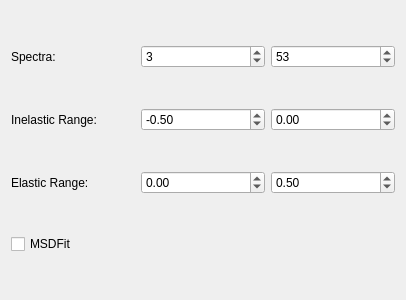
<?xml version="1.0" encoding="UTF-8"?>
<ui version="4.0">
 <class>EnergyWindowScan</class>
 <widget class="QWidget" name="EnergyWindowScan">
  <property name="geometry">
   <rect>
    <x>0</x>
    <y>0</y>
    <width>406</width>
    <height>300</height>
   </rect>
  </property>
  <property name="windowTitle">
   <string>EnergyWindowScan</string>
  </property>
  <layout class="QGridLayout" name="gridLayout">
   <item row="0" column="2">
    <widget class="QSpinBox" name="sb_spectraMax">
     <property name="value">
      <number>53</number>
     </property>
    </widget>
   </item>
   <item row="0" column="1">
    <widget class="QSpinBox" name="sb_spectraMin">
     <property name="value">
      <number>3</number>
     </property>
    </widget>
   </item>
   <item row="3" column="0" colspan="2">
    <widget class="QCheckBox" name="cb_msdfit">
     <property name="text">
      <string>MSDFit</string>
     </property>
    </widget>
   </item>
   <item row="1" column="0">
    <widget class="QLabel" name="lb_inelastic">
     <property name="text">
      <string>Inelastic Range:</string>
     </property>
    </widget>
   </item>
   <item row="1" column="1">
    <widget class="QDoubleSpinBox" name="dsb_inelasticMin">
     <property name="minimum">
      <double>-99.000000000000000</double>
     </property>
     <property name="singleStep">
      <double>0.010000000000000</double>
     </property>
     <property name="value">
      <double>-0.500000000000000</double>
     </property>
    </widget>
   </item>
   <item row="1" column="2">
    <widget class="QDoubleSpinBox" name="dsb_inelasticMax">
     <property name="minimum">
      <double>-99.989999999999995</double>
     </property>
     <property name="singleStep">
      <double>0.010000000000000</double>
     </property>
    </widget>
   </item>
   <item row="0" column="0">
    <widget class="QLabel" name="lb_spectra">
     <property name="text">
      <string>Spectra:</string>
     </property>
    </widget>
   </item>
   <item row="2" column="0">
    <widget class="QLabel" name="lb_elastic">
     <property name="text">
      <string>Elastic Range:</string>
     </property>
    </widget>
   </item>
   <item row="2" column="1">
    <widget class="QDoubleSpinBox" name="dsb_elasticMin">
     <property name="minimum">
      <double>-99.989999999999995</double>
     </property>
     <property name="singleStep">
      <double>0.010000000000000</double>
     </property>
    </widget>
   </item>
   <item row="2" column="2">
    <widget class="QDoubleSpinBox" name="dsb_elasticMax">
     <property name="minimum">
      <double>-99.989999999999995</double>
     </property>
     <property name="singleStep">
      <double>0.010000000000000</double>
     </property>
     <property name="value">
      <double>0.500000000000000</double>
     </property>
    </widget>
   </item>
  </layout>
 </widget>
 <resources/>
 <connections/>
</ui>
